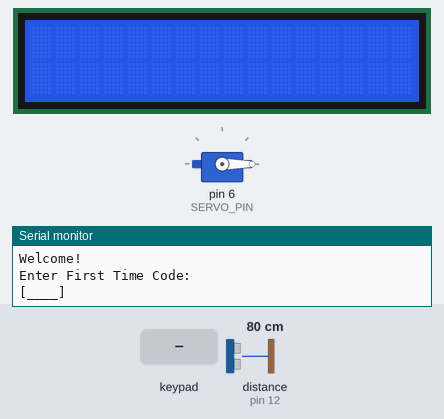
This sketch was run on a simulated Arduino Uno, built with avr-gcc and run on an emulated ATmega328P. On the bench: 16×2 character LCD, servo, the last lines printed to the serial monitor. Inputs (shaded band) come from the test bench; at power-on: distance to the obstacle (sensor on pin 12) 80 cm. The echo pulse lasts 58.3 µs per cm.

Above: at 0.8 s.
0.9 s: keypad keys 5 4 3 2 pressed 0.4 s apart
4.0 s: keypad keys 5 4 3 2 # pressed 0.4 s apart
7.5 s: keypad keys 5 4 3 2 * pressed 0.4 s apart
At 9.37 s:
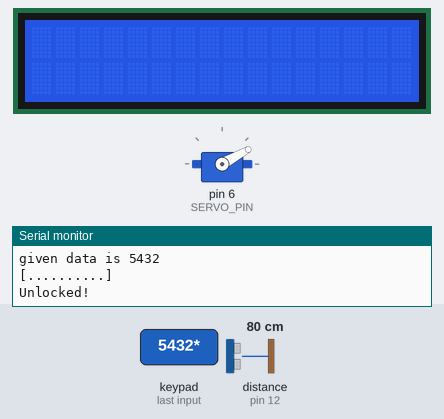
At 12.4 s:
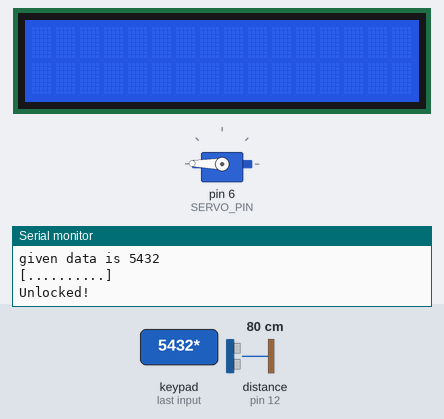
Timing chart, 0 to 16.8 s (numbered marks = the images above; inputs shaded):
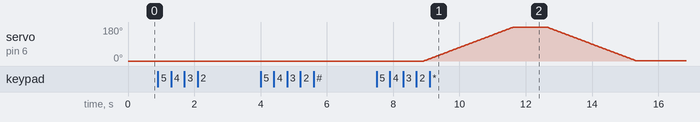

The sketch:

electronic-safe.ino
```cpp
#include <LiquidCrystal_I2C.h>
#include <Keypad.h>
#include <Servo.h>
#include "SafeState.h"
#include "icons.h"

#define SERVO_PIN 6
#define SERVO_LOCK_POS   0
#define SERVO_UNLOCK_POS 180
Servo lockServo;

/* Display */
LiquidCrystal_I2C lcd(0x27, 16, 2);

/* Keypad setup */
int servoPosition = 0;
int c = 0;
boolean doorClosed = true;
const int echoPin = 12;
const int trigPin = 13;
boolean manushDekhaGeche=false;
boolean personEntered=false;
const byte KEYPAD_ROWS = 4;
const byte KEYPAD_COLS = 4;
byte rowPins[KEYPAD_ROWS] = {5, 4, 3, 2};
byte colPins[KEYPAD_COLS] = {8, 9, 10, 11};
const byte buttonPin = 13;
char keys[KEYPAD_ROWS][KEYPAD_COLS] = {
  {'1', '2', '3', 'A'},
  {'4', '5', '6', 'B'},
  {'7', '8', '9', 'C'},
  {'*', '0', '#', 'D'}
};

Keypad keypad = Keypad(makeKeymap(keys), rowPins, colPins, KEYPAD_ROWS, KEYPAD_COLS);
SafeState safeState;

void lock() {
  if (!doorClosed) {
    //Serial.println("Inside lock function before for loop");

    /*
  for (servoPosition = 180; servoPosition >= 0; servoPosition -= 1) {

          lockServo.write(servoPosition);
          delay(15);

  }
  */
  lockServo.write(0);
  doorClosed = true;

}
safeState.lock();
}

void showStartupMessage() {
  //lcd.setCursor(4, 0);
  Serial.print("Welcome!\n");
  boolean set = false;
  while (!set) {
    set = setNewCode();
  }
  //lockServo.write(90);
  doorClosed = true;
}

String inputSecretCode() {
  //lcd.setCursor(5, 1);
  Serial.print("[____]\n");
  //lcd.setCursor(6, 1);
  String result = "";
  String toPrint = "[";
  while (result.length() < 4) {
    char key = keypad.getKey();
    if (key >= '0' && key <= '9') {
      toPrint += "*";
      result += key;
    }
  }
  toPrint += "]\n";
  Serial.print(toPrint);
  return result;
}

void showWaitScreen(int delayMillis) {
  //lcd.setCursor(2, 1);
  Serial.print("[..........]\n");
  //lcd.setCursor(3, 1);
  for (byte i = 0; i < 10; i++) {
    delay(delayMillis);
    //Serial.print("=");
  }
  Serial.print("\n");
}

bool setNewCode() {
  //lcd.clear();
  //lcd.setCursor(0, 0);
  Serial.print("Enter First Time Code:\n");
  String newCode = inputSecretCode();

  //lcd.clear();
  //lcd.setCursor(0, 0);
  Serial.print("Confirm new code\n");
  String confirmCode = inputSecretCode();

  if (newCode.equals(confirmCode)) {
    safeState.setCode(newCode);
    Serial.print("Passcode set\n");
    return true;
  } else {
    //lcd.clear();
    //lcd.setCursor(1, 0);
    Serial.print("Code mismatch\n");
    //lcd.setCursor(0, 1);
    Serial.print("Door not locked!\n");
    return false;
  }
}

void showUnlockMessage() {
  //lcd.clear();
  //lcd.setCursor(0, 0);
  //lcd.write(ICON_UNLOCKED_CHAR);
  //lcd.setCursor(4, 0);

  //lcd.setCursor(15, 0);
  //lcd.write(ICON_UNLOCKED_CHAR);
  delay(1000);
}

void safeUnlockedLogic() {
  //lcd.clear();

  //lcd.setCursor(0, 0);
  //lcd.write(ICON_UNLOCKED_CHAR);
  //lcd.setCursor(2, 0);
  lcd.print(" # to lock\n");
  //lcd.setCursor(15, 0);
  //lcd.write(ICON_UNLOCKED_CHAR);

  bool newCodeNeeded = true;

  //if (safeState.hasCode()) {
    //lcd.setCursor(0, 1);
    //lcd.print("  A = new code");
  //  newCodeNeeded = false;
  //}

  auto key = keypad.getKey();
  while (key != 'A' && key != '#') {
    key = keypad.getKey();
  }

  bool readyToLock = true;
  //if (key == 'A' || newCodeNeeded) {
    //readyToLock = setNewCode();
  //}

  if (readyToLock) {
    //lcd.clear();
    //lcd.setCursor(5, 0);
    //lcd.write(ICON_UNLOCKED_CHAR);
    //lcd.print(" ");
    //lcd.write(ICON_RIGHT_ARROW);
    //lcd.print(" ");
    //lcd.write(ICON_LOCKED_CHAR);

    safeState.lock();
    lock();
    showWaitScreen(100);
  }
}

void funcwithCount(int n) {
  lockServo.write(n);
  delay(100);
  //Serial.println(n);
  c++;
}

void safeLockedLogic() {
  //lcd.clear();
  //lcd.setCursor(0, 0);
  //lcd.write(ICON_LOCKED_CHAR);
  //sonarSensor();
  Serial.print(" Door Locked! \n");
  //lcd.write(ICON_LOCKED_CHAR);
  String userCode;
  //for(int i=0; i<10000000; i++)
  userCode = inputSecretCode();
  Serial.println("given data is "+userCode);
  bool unlockedSuccessfully = safeState.unlock(userCode);
  showWaitScreen(20);

  if (unlockedSuccessfully) {
    personEntered=true;
    Serial.print("Unlocked!\n");
    //if (doorClosed)
      //funcwithCount(90); //door khulchi
      if(doorClosed)
      {
        for(int i=0; i<180; i++)
        {
          lockServo.write(i);
          delay(15);
        }


      }
    doorClosed = false;
    delay(1000);
    //funcwithCount(0);//abar lock kore dilam
    if(!doorClosed)
    {
      for(int i=180; i>0; i--)
      {
        lockServo.write(i);
        delay(15);
      }


    }
    delay(700);
    doorClosed=true;
    //safeState.lock();
  } else {
    //lcd.clear();
    //lcd.setCursor(0, 0);
    Serial.print("Access Denied!\n");
    showWaitScreen(10);
  }
}

void setup() {
  lcd.begin();
  init_icons(lcd);

  lockServo.attach(SERVO_PIN);
  lockServo.write(-20);
  Serial.begin(9600);
  safeState.lock();
  showStartupMessage();
  //safeState.setCode("1111");
  pinMode(buttonPin, INPUT_PULLUP);
  pinMode(trigPin, OUTPUT);
  pinMode(echoPin, INPUT);
}

void sonarSensor() {
  //Serial.println("INside sonar sensor");
  digitalWrite(trigPin, LOW);
  delay(2);
  digitalWrite(trigPin, HIGH);
  delayMicroseconds(10);
  digitalWrite(trigPin, LOW);
  float duration = pulseIn(echoPin, HIGH);
  float distance = duration * 0.034 / 2;
  Serial.print("Distance: ");
  Serial.print(distance);
  Serial.println(" cm\n");
  if (distance < 5.00 && doorClosed) {
    for(int i=0; i<=180; i++)
      {lockServo.write(i); delay(15); }
    //lockServo.write(180);
    doorClosed=false;
    personEntered=false;
    delay(5000);

  }
  if (!doorClosed) {
    doorClosed = true;
    //Serial.print("Looping");
    for(int i=180; i>=0; i--)
      {lockServo.write(i); delay(15); }
    //lockServo.write(0);


  }
}

void loop() {
  if(personEntered)
    sonarSensor();
  else
  {
    safeLockedLogic();
  }
  //sonarSensor();

    //Serial.print("Original boss loop er condition true");
    //Serial.print(c);
    //string userCode1 = inputSecretCode();


    //safeLockedLogic();


    //Serial.print("Outside");
    delay(1000);

  //else {
    //safeUnlockedLogic();
  //}
}
```

SafeState.cpp
```cpp
// (licence header left out)
#include <Arduino.h>
#include <EEPROM.h>
#include "SafeState.h"

/* Safe state */
#define EEPROM_ADDR_LOCKED   0
#define EEPROM_ADDR_CODE_LEN 1
#define EEPROM_ADDR_CODE     2
#define EEPROM_EMPTY         0xff

#define SAFE_STATE_OPEN (char)0
#define SAFE_STATE_LOCKED (char)1


SafeState::SafeState() {
  this->_locked = true;
}

void SafeState::lock() {
  this->setLock(true);
}

bool SafeState::locked() {
  return this->_locked;
}

bool SafeState::hasCode() {
  return code.length() != 0;
}

void SafeState::setCode(String newCode) {
  this->code = newCode;
}

String SafeState::getCode() {
  return code;
}

bool SafeState::unlock(String code) {
  boolean flag = true;
  if (this->code.length() != code.length())
    return false;
  else {
    for (int i = 0; i < this->code.length(); i++) {
      if (this->code[i] != code[i]) {
        flag = false;
        break;
      }
    }
  }
  this->setLock(!flag);
  return flag;
}

void SafeState::setLock(bool locked) {
  this->_locked = locked;
}
```

SafeState.h
```cpp
// (licence header left out)
#ifndef SAFESTATE_H
#define SAFESTATE_H

class SafeState {
  public:
    SafeState();
    void lock();
    bool unlock(String code);
    bool locked();
    bool hasCode();
    void setCode(String newCode);
    String getCode();

  private:
    void setLock(bool locked);
    bool _locked;
    String code;
};

#endif /* SAFESTATE_H */
```

icons.cpp
```cpp
// (licence header left out)
#include <Arduino.h>
#include "icons.h"

const byte iconLocked[8] PROGMEM = {
  0b01110,
  0b10001,
  0b10001,
  0b11111,
  0b11011,
  0b11011,
  0b11111,
};

const byte iconUnlocked[8] PROGMEM = {
  0b01110,
  0b10000,
  0b10000,
  0b11111,
  0b11011,
  0b11011,
  0b11111,
};

void init_icons(LiquidCrystal_I2C &lcd) {
  byte icon[8];
  memcpy_P(icon, iconLocked, sizeof(icon));
  lcd.createChar(ICON_LOCKED_CHAR, icon);
  memcpy_P(icon, iconUnlocked, sizeof(icon));
  lcd.createChar(ICON_UNLOCKED_CHAR, icon);
}
```

icons.h
```cpp
// (licence header left out)
#ifndef ICONS_H
#define ICONS_H

#include <LiquidCrystal_I2C.h>

// Our custom icon numbers
#define ICON_LOCKED_CHAR   (byte)0
#define ICON_UNLOCKED_CHAR (byte)1

// This is a standard icon on the LCD1602 character set
#define ICON_RIGHT_ARROW   (byte)126

void init_icons(LiquidCrystal_I2C &lcd);

#endif /* ICONS_H */
```

Measured:
- after the input at 7.5 s, servo on pin 6 (SERVO_PIN): rises from 0° to 180° in 3.7 s, then falls to 1° in 2.7 s
